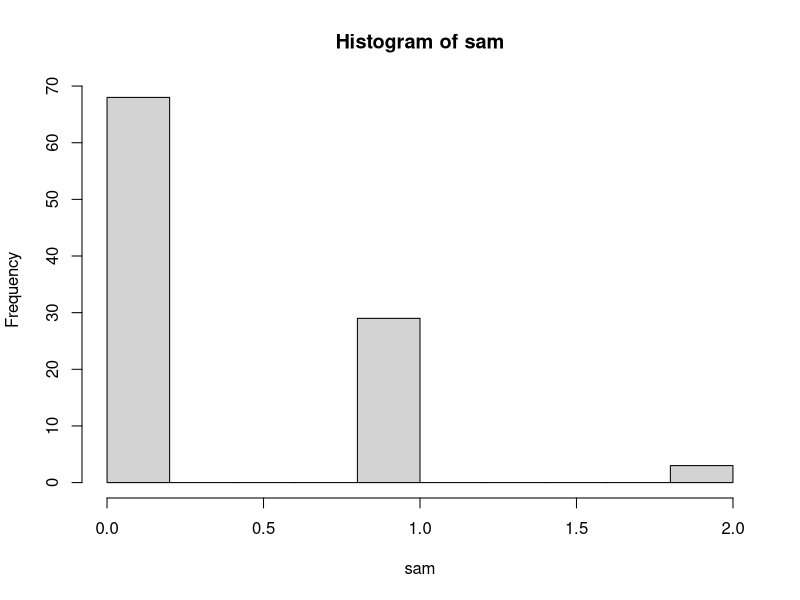
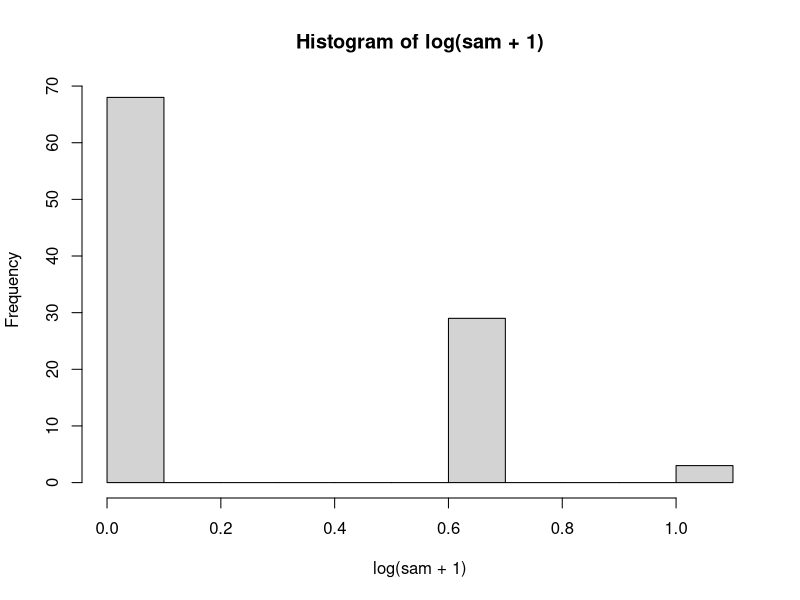

R code for these plots, in order:
## ---- chunk 1
sam = rbinom(n=100, size=2, prob=2/12)
hist(sam)
hist(log(sam+1))
